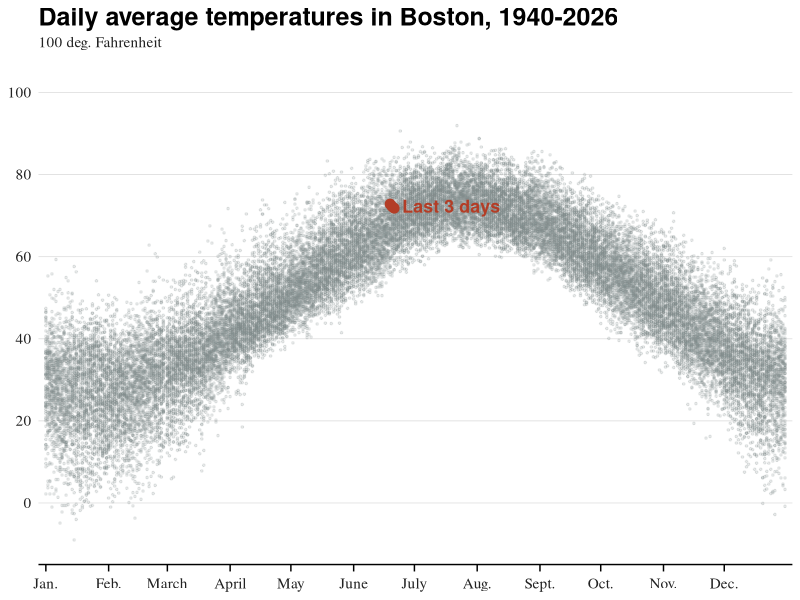

Source code (R):
## ---- chunk 1
#| include: false
#| label: setup
library(ggplot2)
library(dplyr)
library(readr)
library(lubridate)

# 1. Load the temperature data
temp_data <- read_csv("boston_temperatures.csv", show_col_types = FALSE)

# 2. Map all historical dates to a single dummy year (2020, a leap year) 
# to stack the temperatures by day of the year.
temp_data <- temp_data %>%
  mutate(
    dummy_date = as.Date(paste0("2020-", format(date, "%m-%d")))
  )

# 3. Identify the last 3 days of the dataset (June 19, 20, and 21, 2026)
last_3_days <- temp_data %>%
  arrange(desc(date)) %>%
  slice(1:3)

# 4. Configure custom labels for months on the x-axis
month_breaks <- as.Date(paste0("2020-", 1:12, "-01"))
month_labels <- c("Jan.", "Feb.", "March", "April", "May", "June", "July", "Aug.", "Sept.", "Oct.", "Nov.", "Dec.")
## ---- chunk 2
#| echo: false
#| warning: false
#| message: false
#| fig-width: 10
#| fig-height: 7.8
#| fig-align: center
#| label: plot

# 5. Build the plot replicating the clean style of the Portland chart
ggplot() +
  # Draw historical background dots (dense light grey points)
  geom_point(
    data = temp_data,
    aes(x = dummy_date, y = temp_mean_f),
    color = "#7f8c8d",
    alpha = 0.18,
    size = 0.6
  ) +
  # Draw highlight dots for the last 3 days (warm red)
  geom_point(
    data = last_3_days,
    aes(x = dummy_date, y = temp_mean_f),
    color = "#b33d26",
    size = 3.0
  ) +
  # Add the bold red label next to the highlighted points
  annotate(
    "text",
    x = as.Date("2020-06-25"),
    y = mean(last_3_days$temp_mean_f),
    label = "Last 3 days",
    color = "#b33d26",
    fontface = "bold",
    hjust = 0,
    vjust = 0.5,
    size = 4.5
  ) +
  # Configure axis scales
  scale_x_date(
    breaks = month_breaks,
    labels = month_labels,
    expand = c(0.01, 0)
  ) +
  scale_y_continuous(
    breaks = seq(0, 100, by = 20),
    expand = c(0, 0)
  ) +
  # Adjust y limits using coord_cartesian to avoid filtering out cold winter values (< 0°F)
  coord_cartesian(
    ylim = c(-15, 105)
  ) +
  # Titles & axis unit label placement
  labs(
    title = "Daily average temperatures in Boston, 1940-2026",
    subtitle = "100 deg. Fahrenheit"
  ) +
  # Minimalist styling theme
  theme_minimal() +
  theme(
    plot.background = element_rect(fill = "white", color = NA),
    panel.background = element_rect(fill = "white", color = NA),
    panel.grid.major.y = element_line(color = "#e0e0e0", linewidth = 0.3),
    panel.grid.minor = element_blank(),
    panel.grid.major.x = element_blank(),
    # Title & Subtitle fonts
    plot.title = element_text(family = "sans", face = "bold", size = 18, color = "black", margin = margin(b = 4)),
    plot.subtitle = element_text(family = "serif", size = 11, color = "#222222", margin = margin(b = 15)),
    # Axis typography & lines
    axis.title = element_blank(),
    axis.text.y = element_text(family = "serif", size = 11, color = "#222222"),
    axis.text.x = element_text(family = "serif", size = 11, color = "#222222", margin = margin(t = 5)),
    axis.ticks.y = element_blank(),
    axis.ticks.x = element_line(color = "black", linewidth = 0.5),
    axis.ticks.length.x = unit(5, "pt"),
    axis.line.x = element_line(color = "black", linewidth = 0.5)
  )
